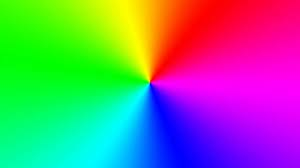
#> input picture image.png, 300 x 168 px
$ python img_to_mem.py image.png
#> lines starting #> are read from the running program, lines starting #| are printed output that depends on the picture
#> in main, img is the input picture: PIL image 300x168 RGB; mean R, G, B 120.7, 127.8, 130.5
import sys
from PIL import Image

LENGTH = 160
WIDTH = 120

def resize(img: Image) -> Image:
  return img.resize((LENGTH,WIDTH))
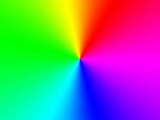
#> returned value: PIL image 160x120 RGB; mean R, G, B 120.7, 127.8, 130.5

def recolor(img: Image) -> list[tuple[int, int, int]]:
  img.convert("RGB")
  d = img.getdata()
  img_map = []
  new_image = []
  for item in d:
    # convert pixels from 24-bit true color to 16-bit high color
    r = (int)(item[0]/255 * 31)
    g = (int)(item[1]/255 * 63)
    b = (int)(item[2]/255 * 31)
    r_n = (int)(r/31 * 255)
    g_n = (int)(g/63 * 255)
    b_n = (int)(b/31 * 255)
    img_map.append((r,g,b))
    new_image.append((r_n, g_n, b_n, 255))
#> this loop made 19200 passes
#> (item, r, g, r_n, g_n) on passes 1 to 3: ((64, 255, 1), 7, 63, 57, 255), ((65, 255, 1), 7, 63, 57, 255), ((66, 255, 2), 8, 63, 65, 255)
#> after the loop, img_map = 19200 items, first 6: (7, 63, 0), (7, 63, 0), (8, 63, 0), (8, 63, 0), (8, 62, 0), (8, 62, 0); new_image = 19200 items, first 6: (57, 255, 0, 255), (57, 255, 0, 255), (65, 255, 0, 255), (65, 255, 0, 255), (65, 250, 0, 255), (65, 250, 0, 255)

  img.putdata(new_image)
#> img: PIL image 160x120 RGB
  img.show()

  return img_map

def create_mem(img_map: list[tuple[int, int, int]], file: str) -> None:
  out = ""
  for pixel in img_map:
    bin_str = bin(pixel[0])[2:].zfill(5) + bin(pixel[1])[2:].zfill(6) + bin(pixel[2])[2:].zfill(5)
    hex_str = hex(int(bin_str,2))[2:].zfill(4)
    out += hex_str + "\n"
  with open(file, "w") as f:
    f.write(out)


def main(params):
  NUM_PARAMS = 2 # Number of expected parameters
  if len(params) > NUM_PARAMS:
    print("This function takes a maximum of two arguments.")
    sys.exit(1)
  # Pad the list of parameters with `None` to meet the expected number
  if (len(params) == 0):
    params.append("image.png")
  if (len(params) < NUM_PARAMS):
    params.append("image.mem")

  img: Image = Image.open(params[0])
  img = resize(img)
  img_map = recolor(img)
  create_mem(img_map, params[1])
#> the loop in create_mem, `for pixel in img_map:` made 19200 passes
#> (pixel, bin_str, hex_str) on passes 1 to 3: ((7, 63, 0), '0011111111100000', '3fe0'), ((7, 63, 0), '0011111111100000', '3fe0'), ((8, 63, 0), '0100011111100000', '47e0')

if __name__ == "__main__":
  # only pass parameters to main()
  main(sys.argv[1:])
